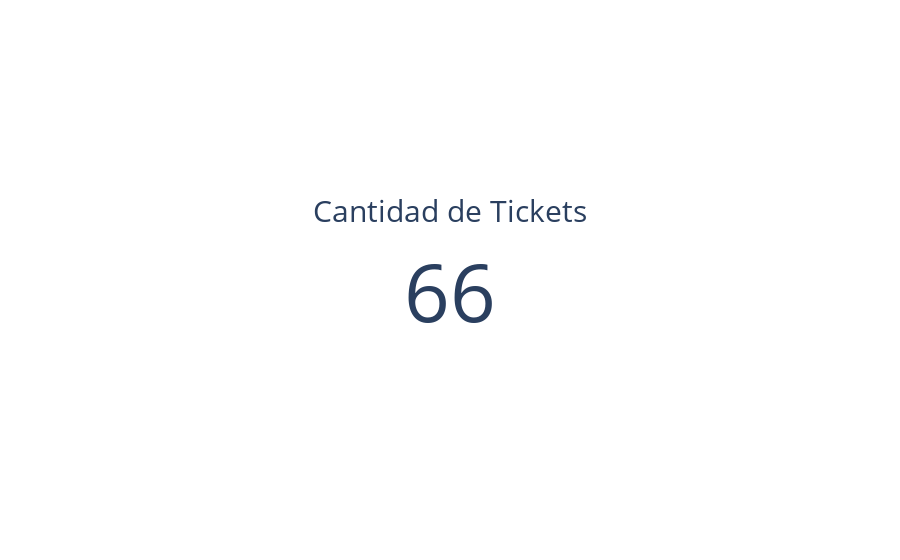

The cell this chart's notebook holds for it:
### Code cell
# Muestra la cantidad Total de Tickets Recibidos

fig = go.Figure()

fig.add_trace(go.Indicator(
    mode = "number",
    value = df.describe()['Duracion_Ticket_horas']['count'],
    title = {"text": "<span style='font-size:1.5em'>Cantidad de Tickets</span><br><span style='font-size:1.5em'></span><br>"},
    domain = {'x': [1, 1], 'y': [1, 1]}))

fig.show()

### Figure 1 — Plotly figure (JSON) as saved in the notebook; plotly's stock layout.template omitted (floating-point values rounded to 4 significant figures)
{"data": [{"domain": {"x": [1, 1], "y": [1, 1]}, "mode": "number", "title": {"text": "<span style='font-size:1.5em'>Cantidad de Tickets</span><br><span style='font-size:1.5em'></span><br>"}, "type": "indicator", "value": 66}], "layout": {}}
